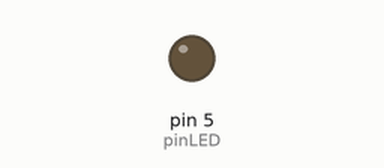
This sketch was run on a simulated Arduino Uno, built with avr-gcc and run on an emulated ATmega328P. On the bench: output pins drawn as LEDs (lit = HIGH). Random numbers use the default seed unless the sketch sets one; EEPROM starts erased; no radio packets arrive unless stated; what the sketch prints to the serial monitor is not drawn.

Above: at 0.1 s.
At 1.1 s:
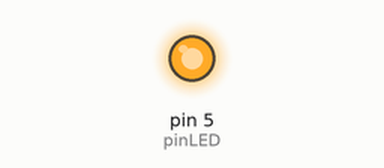
Timing chart, 0 to 2.6 s (numbered marks = the images above):
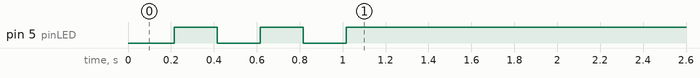

The sketch:

repeater.ino
```cpp
// (licence header left out)
#include <Arduino.h>
#include <EEPROM.h>
// Singleton instance of the radio driver
#include <RH_RF95.h>
#define RF95_RST 9 //not used
#define RF95_CS  10
#define RF95_INT  2
#define RF95_FREQ   915.0
RH_RF95 rf95(RF95_CS, RF95_INT);

#define EE_SYSBYTE  1023 //System byte, with txPWR in top 5 bits
#define EE_KEY      EE_SYSBYTE-1  //KEY is 16 - no string null
#define rssOFFSET 140

const static char VER[] = "repeat";
const static char rpID[]="repeat";

static char rxBUF[80]={0}; //for the rx buf
static char rxKEY[18]={0}; //16 char + null
const char KEY0[] PROGMEM = "thisisamagiclime";
const char Krpver[] PROGMEM = "\"RP_VER\":\"";
const char chrQUOTE[] PROGMEM = "\"";
const char KsrcRP[] PROGMEM = "{\"source\":\"rp\",";

byte rxRSS;
byte rxLEN;
byte txPWR=13;
byte modeRDM; //'Raw Data Mode' what to spit out, raw data or decoded
byte sysByte; //stores modeRDM in eeprom bits 1,0
bool flgKEY_GOOD;
#define pinLED 5 //tacked on LED at D5 for visual confirmation of up-n-running

//*****************************************
void setup () {
	Serial.begin(57600); delay(10);
  json_VER(VER);
	//Serial.println("");Serial.println(VER);
  pinMode(pinLED, OUTPUT); digitalWrite(pinLED, HIGH); //off

  sysByte=EEPROM.read(EE_SYSBYTE);
  byte pwr=sysByte & 0x1F; //bottom 5 bits for power = 5-23
  if ((pwr<5) || (pwr>23)) { pwr=txPWR; //not good? set to init default
    sysByte=((sysByte & 0xE0)| txPWR);
    EEPROM.write(EE_SYSBYTE,sysByte);
  }
  txPWR=pwr; //assign to program use

	if (rf95.init()) {
    LED_blink(3);
		rf95.setFrequency(RF95_FREQ); delay(5);
		rf95.setTxPower(5, false);  delay(5);
		key_REQUEST(rxKEY,rpID); //returns rxKEY - if RSS was high enough at receiver
		Serial.print(F("rxKEY: "));Serial.println(rxKEY);Serial.flush();
		if (rxKEY[0]!=0) {
			if (key_VALIDATE(rxKEY)==true) { key_EE_SET(rxKEY); }
		}

    rxKEY[0]=0;
    key_EE_GET(rxKEY);
    flgKEY_GOOD=key_VALIDATE(rxKEY);
    Serial.print(F("ee-rxKEY: "));Serial.print(rxKEY);
    Serial.print(" is "); Serial.println(flgKEY_GOOD);
    Serial.println("( but may not be the right one )"); Serial.flush();
    while (flgKEY_GOOD) {
      rxRSS=rxBUF_CHECK(); //any message will be in rxBUF with rxLEN
      if (rxRSS>0) {
        //Serial.print(F("RSS="));Serial.print(rxRSS);Serial.print(F(", "));
        //print_HEX(rxBUF,rxLEN);
        if (msgValidate(rxBUF,rxLEN,rxKEY)) {
          //Serial.print(F("msgValidate=true "));
        rf95.send(rxBUF,rxLEN); rf95.waitPacketSent();
        LED_blink(1);}
      }
    }
	Serial.println("key problem - going to loop..."); Serial.flush();
  }
}
//*****************************************

//*****************************************
void loop(){
	rxBUF_CHECK();
	if (rxRSS>0) {print_HEX(rxBUF,rxLEN);}
} //  End Of LOOP

//*****************************************
// get RF95 buffer - return rss>0 if message  ***********
byte rxBUF_CHECK() { //********* get RF Messages - return RSS=0 for no rx
  byte rss=0;
  if (rf95.available()) { // Should be a message for us now
    uint8_t buf[RH_RF95_MAX_MESSAGE_LEN];
    uint8_t len = sizeof(buf);
    if (rf95.recv(buf, &len)) {
      memcpy(rxBUF,buf,len);
      rxBUF[len]=0;
      rxLEN=len;
      rss=rf95.lastRssi()+rssOFFSET;
    }
  }
  return rss;
}

//*****************************************
bool msgValidate(char *msgBUF,byte *msgLEN,char *key) { bool ret=false;
	//char msg[80]; //isn't 80 a bit much?
  char msg[12];
  //but for repeat purposes - maybe not the whole thing?
  //maybe just the first part we need for this? - 9 char?
  //rx_DECODE(msg,msgBUF,msgLEN, key); //decode using rx KEY
  rx_DECODE(msg,msgBUF,10, key); //decode using rx KEY
  //print_CHR(msg,msgLEN);
	if (msg[0] !=0) {
    if ((msg[1]=='|') && (msg[8]=='|')) { //p|ididid|
      char msgID[10];
      mySubStr(msgID,msg,2,6); //pluck out the ID
      //Serial.print(F("msgID= "));Serial.println(msgID);
      ret= id_VALIDATE(msgID);

      if (ret==true) { //add 17 (so '0'->'A') to msg[0] to signify to receiver that this comes from repeater?
        msg[0]=msg[0]+17;  //now re-encode msg[0]
        msgBUF[0]=byte((byte(msg[0])^byte(key[0])));
      }
    }
    if (ret==false) { //not a good data packet? Then maybe it's a ...
      if (msg[0]=='P' && msg[1]=='U' && msg[2]=='R' && msg[3]==':') { ret=true; }
      else if (msg[0]=='P' && msg[1]=='A' && msg[2]=='K' && msg[3]==':') { ret=true; }
      else if (msg[0]=='V' && msg[1]=='E' && msg[2]=='R' && msg[3]==':') { ret=true; }
      //do I also need to mark this as a 'repeat' in some way"
      //how? maybe change upper case 'P' to lower case 'p' ?
      //so... receiver doesn't 'double respond'?
      //or... just have receiver 'not look for a bit' to not see 2nd message?
    }
  }
  return ret;
}

//*****************************************
bool id_VALIDATE(char *id) { //check EEPROM for proper character range
  for (byte i=0;i<6;i++) {
    if ( ((id[i]<'2')||(id[i]>'Z')) || ((id[i]>'9')&&(id[i]<'A')) ) { return false; }
  }
  return true;
}

//*****************************************
bool init_RF95(int txpwr)  { bool ret=false;
  byte timeout=0;
  while (!rf95.init() && (timeout<20)) { delay(10); timeout++; }
  if (timeout!=20) {
    rf95.setFrequency(RF95_FREQ); delay(5);
    if (txpwr<5) {txpwr=5;}
    if (txpwr>23) {txpwr=23;}
    rf95.setTxPower(txpwr, false);  delay(5);
    ret=true;
  }
	return ret;
}

//*****************************************
char *rx_DECODE(char *mOUT,char *rxBUF, byte rxLEN, char *key) {char *ret=mOUT;
	byte i; byte k=0;
	byte keyLEN=strlen(key);
	for (i=0;i<rxLEN;i++) {
		if (k==keyLEN) {k=0;}
		mOUT[i]=byte((byte(rxBUF[i])^byte(key[k]))); k++;
	}
	mOUT[i]=0;
	return ret;
}

//*****************************************
char *tx_ENCODE(char *enBuf, char *msgIN, byte msgLEN, char *key) { char *ret=enBuf;
  byte k=0;//random(0,8); //0-7 (8 numbers)
  byte keyLEN=strlen(key);
  for (byte i=0;i<msgLEN;i++) {
    if (k==keyLEN) {k=0;}
    enBuf[i]=byte((byte(msgIN[i])^byte(key[k])));
    k++;
  }
  return ret;
}

//*****************************************
void print_HEX(char *buf,byte len) { byte i;
	Serial.print(len);Serial.print(F(": "));
	for (i=0;i<(len-1);i++) {Serial.print(byte(buf[i]),HEX);Serial.print(F(" "));}
	Serial.println(byte(buf[len-1]),HEX);Serial.flush();
}
//*****************************************
void print_CHR(char *buf,byte len) { byte i;
	Serial.print(len);Serial.print(F(": "));
	for (i=0;i<(len-1);i++) {Serial.print( buf[i]);}
	Serial.println(buf[len-1]);Serial.flush();
}

//*****************************************
char *key_REQUEST(char *keyREQ, char* TxId) { char *ret=keyREQ;
	char newK[20]; key_NEW(newK);
	key_TXID_SEND(TxId,newK);
	char MSG[70];
	rx_LOOK(MSG,newK,30);
	if (MSG[0] !=0) {
	if (MSG[6]==':') { //just a little more validate
		char myID[10];
		mySubStr(myID,MSG,0,6); //pluck out the ID
		if (strcmp(myID,TxId)==0) { //just a little validate
		mySubStr(keyREQ,MSG,7,16);} //16 char key returned
	}
	}
	return ret;
}

//*****************************************
char *rx_LOOK(char *mOUT, char *rxkey, byte ctr) { char *ret=mOUT;
  byte timeout=0; mOUT[0]=0;
  while (!rf95.available() && timeout<ctr) { delay(10); timeout++; }
  if (timeout<=ctr) {
    uint8_t buf[RH_RF95_MAX_MESSAGE_LEN];
    uint8_t len = sizeof(buf);
    if (rf95.recv(buf, &len)) {rx_DECODE(mOUT,buf,len,rxkey); }
  }
  return ret;
}

//*****************************************
void key_TXID_SEND(char *txid, char* keyTEMP) {
  char keyML[20]; char idKeyML[30];
  strlcpy_P(keyML,KEY0,20); //"thisisamagiclime" from PROGMEM
  strcpy(idKeyML,"!"); strcat(idKeyML,txid); strcat(idKeyML,"!"); strcat(idKeyML,keyTEMP);
  msg_SEND(idKeyML,keyML,5);
}

//*****************************************
void msg_SEND(char *msg, char *key, int pwr) {
  byte txLEN=strlen(msg);
  char txENbuf[70]; tx_ENCODE(txENbuf,msg,txLEN,key);
  rf95.send(txENbuf,txLEN); rf95.waitPacketSent();
}

//*****************************************
bool key_VALIDATE(char *key2VAL) {
	byte lenKEY=strlen(key2VAL);
	boolean ret=true;
	if (lenKEY<16) {ret=false;}
	for (byte i=0;i<lenKEY;i++) {
	if ((key2VAL[i]<36) || (key2VAL[i]>126)|| (lenKEY<4)) { ret=false; break; }
	}
	return ret;
}

//*****************************************
char *key_EE_GET(char *keyOUT) { char *ret=keyOUT;
	byte i=0;
	for (i=0;i<16;i++){ keyOUT[i]=EEPROM.read(EE_KEY-i); }
	keyOUT[16]=0; //...and terminate
	return ret;
}

//*****************************************
void key_EE_SET(char *key) {
	byte lenKEY=strlen(key);
	for (byte i=0;i<lenKEY;i++) {EEPROM.write(EE_KEY-i,key[i]);}
}

//*****************************************
char *key_NEW(char *key) { char *ret=key;
	randomSeed(analogRead(1));
	for (byte i=0;i<16;i++) { key[i]=random(34,126); }
	key[16]=0;
	return ret;
}


//*****************************************
char *mySubStr(char *SSout, char* SSin,byte from,byte len) { char *ret=SSout;
	byte p=0;
	for (byte i=from;i<(from+len);i++) {SSout[p]=SSin[i]; p++;}
	SSout[p]=0;
	return ret;
}

//*****************************************
int myChrPos(char *cstr, char* cfind) {
	byte pos;
	for (pos=0;pos<strlen(cstr);pos++) {
	if (byte (cstr[pos])== byte (cfind)) {return pos;}
	 }
	return -1;
}

//*****************************************
void LED_blink(byte n) {
  for(byte b=n;b>0;b--){
    digitalWrite(pinLED, LOW); //on
    delay(200);
	  digitalWrite(pinLED, HIGH); //off
    delay(200);
  }
}

//**********************************************************************
void json_VER(char *ver) { char jsnVER[24];
  strlcpy_P(jsnVER,Krpver,12); //"\"RP_VER\":\""
  strcat(jsnVER,ver); strcat_P(jsnVER,chrQUOTE);
  json_RP(jsnVER);
}


//**********************************************************************
void json_RP(char *info) {  char src[16];
  strlcpy_P(src,KsrcRP,18); Serial.print(src); //Serial.print(F("{\"source\":\"rp\","));
  Serial.print(info);
  Serial.println(F("}")); Serial.flush();
}
```
